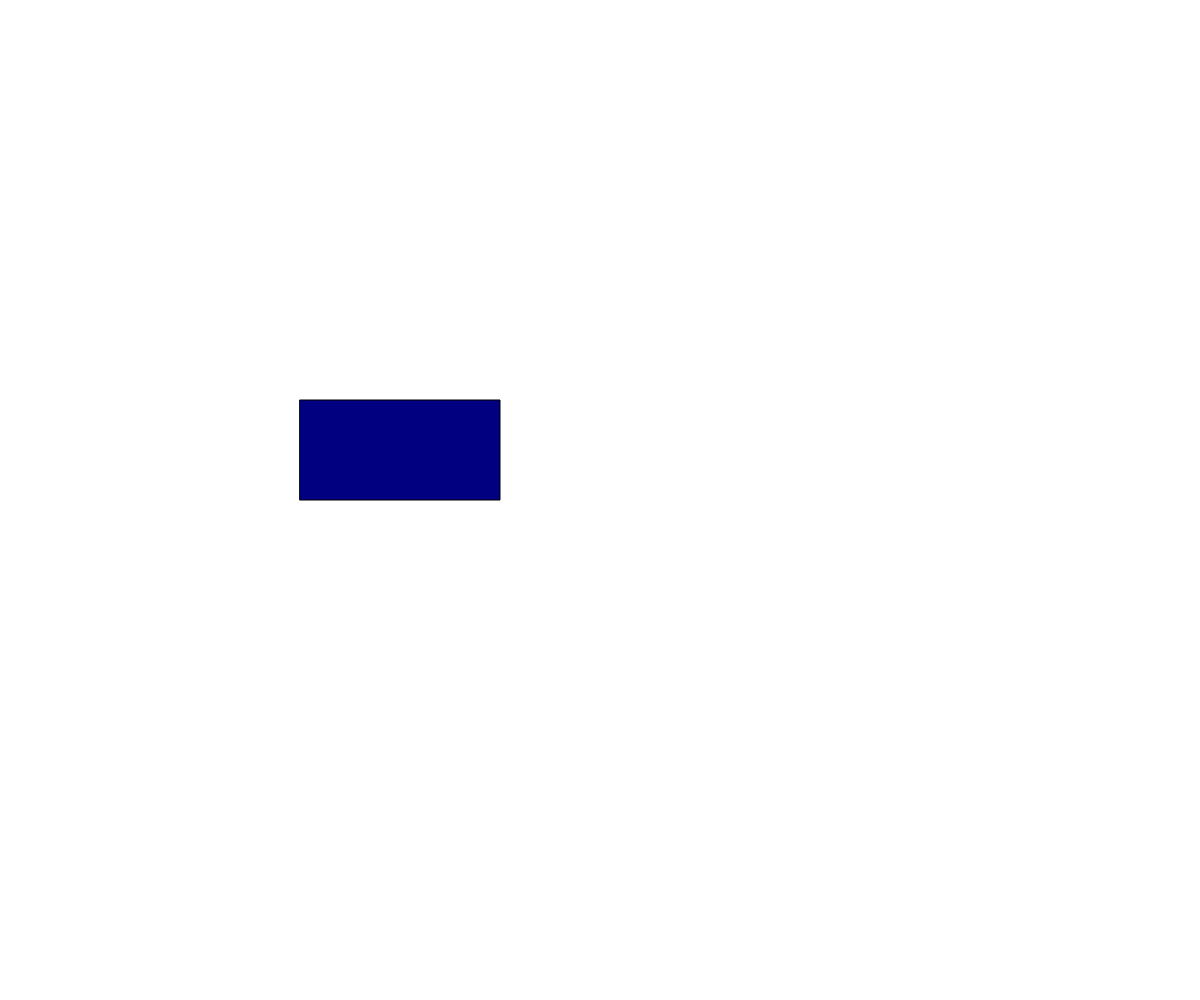
Frame 1 (no input)
Frame 60 (no input): identical to frame 1, image omitted
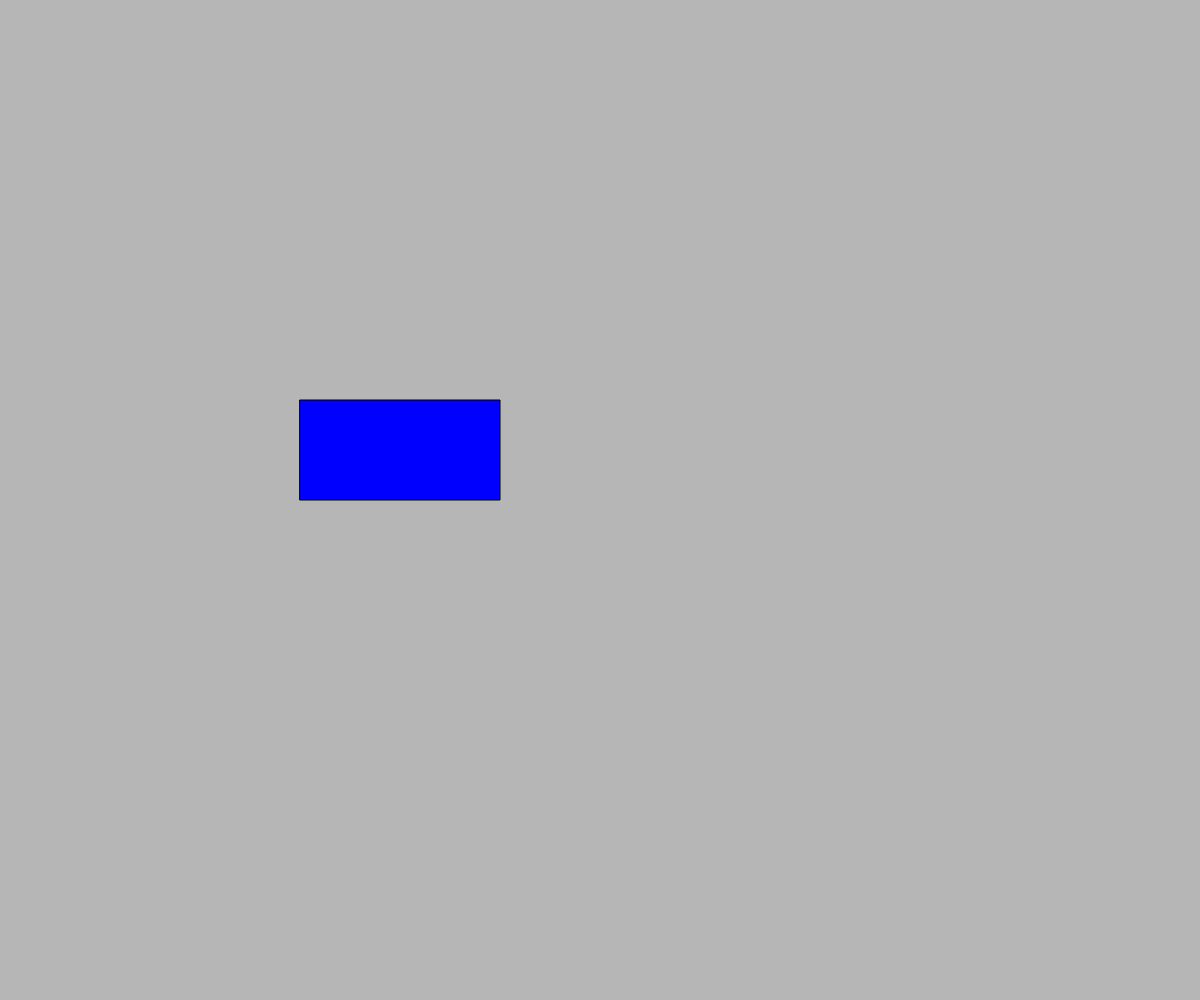
Frame 120 (the mouse pressed at the canvas centre since frame 60)

The p5.js sketch that drew these frames (run headless with seeded random() and noise() and a simulated clock; from frame 60 on, the mouse is pressed at the canvas centre):

// p5.js sketch
// ── sketch.js
// Project Title
// Your Name
// Date
//
// Extra for Experts:
// - describe what you did to take this project "above and beyond"

let bgclr = "white";
let buttonOne;


function setup() {
  createCanvas(windowWidth, windowHeight);
  buttonOne = new Button(300,400,200,100);
}

function draw() {
  background(bgclr);
  buttonOne.display();
}

function mousePressed(){
  if (buttonOne.checkIfInside(mouseX,mouseY)){
    bgclr = color(random(255));
  }
} 

class Button {
  constructor ( x, y, w, h){
    this.x = x;
    this.y = y;
    this.width = w;
    this.height = h;
    this.hvrclr = "blue";
    this.dfltclr = "navy";
  }

  display() {
    if (this.checkIfInside(mouseX, mouseY)){
      fill(this.hvrclr);
    }
    else {
      fill(this.dfltclr);
    }
    rect(this.x,this.y,this.width,this.height);
  }

  checkIfInside(x,y){
    return x >= this.x && x <= this.x + width && y >=this.y && y <= this.y + this.height;
  }
}
